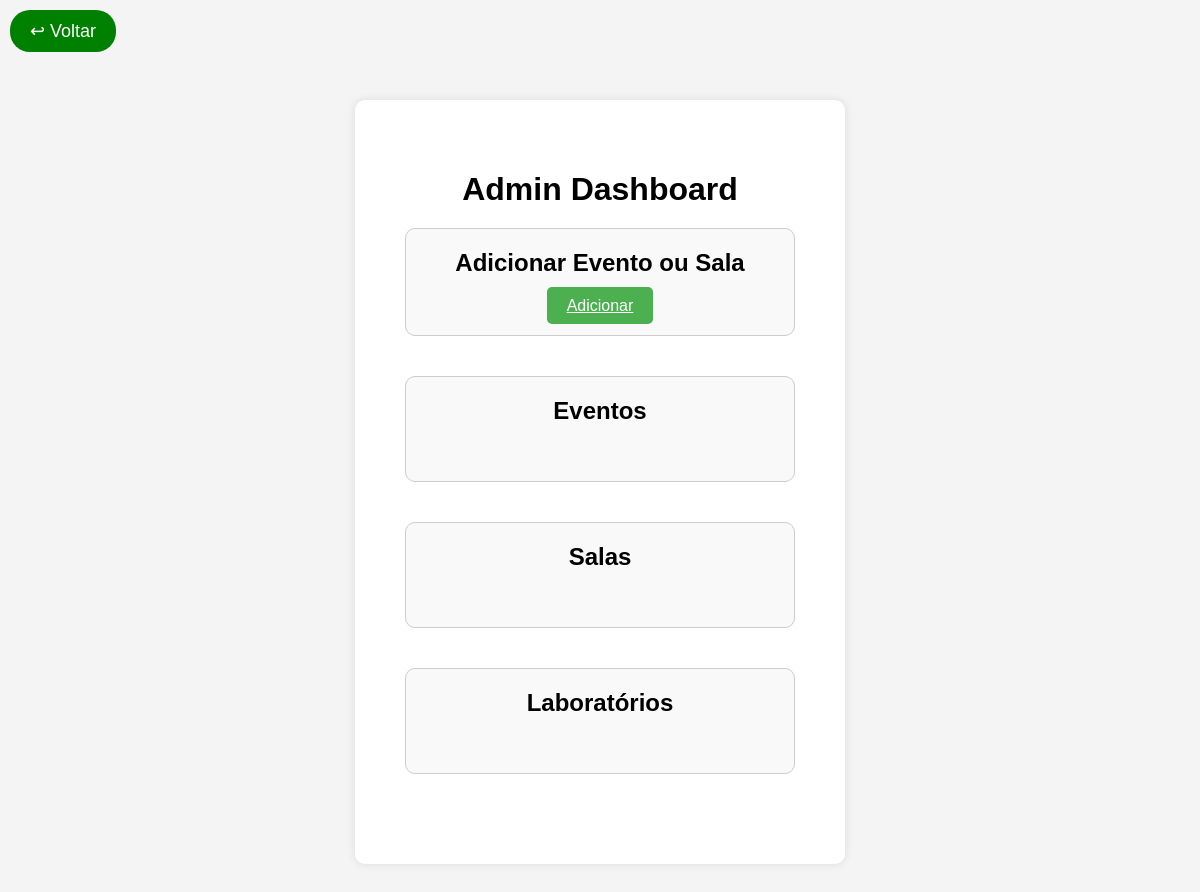
The app's page /admin (signed in), older data.
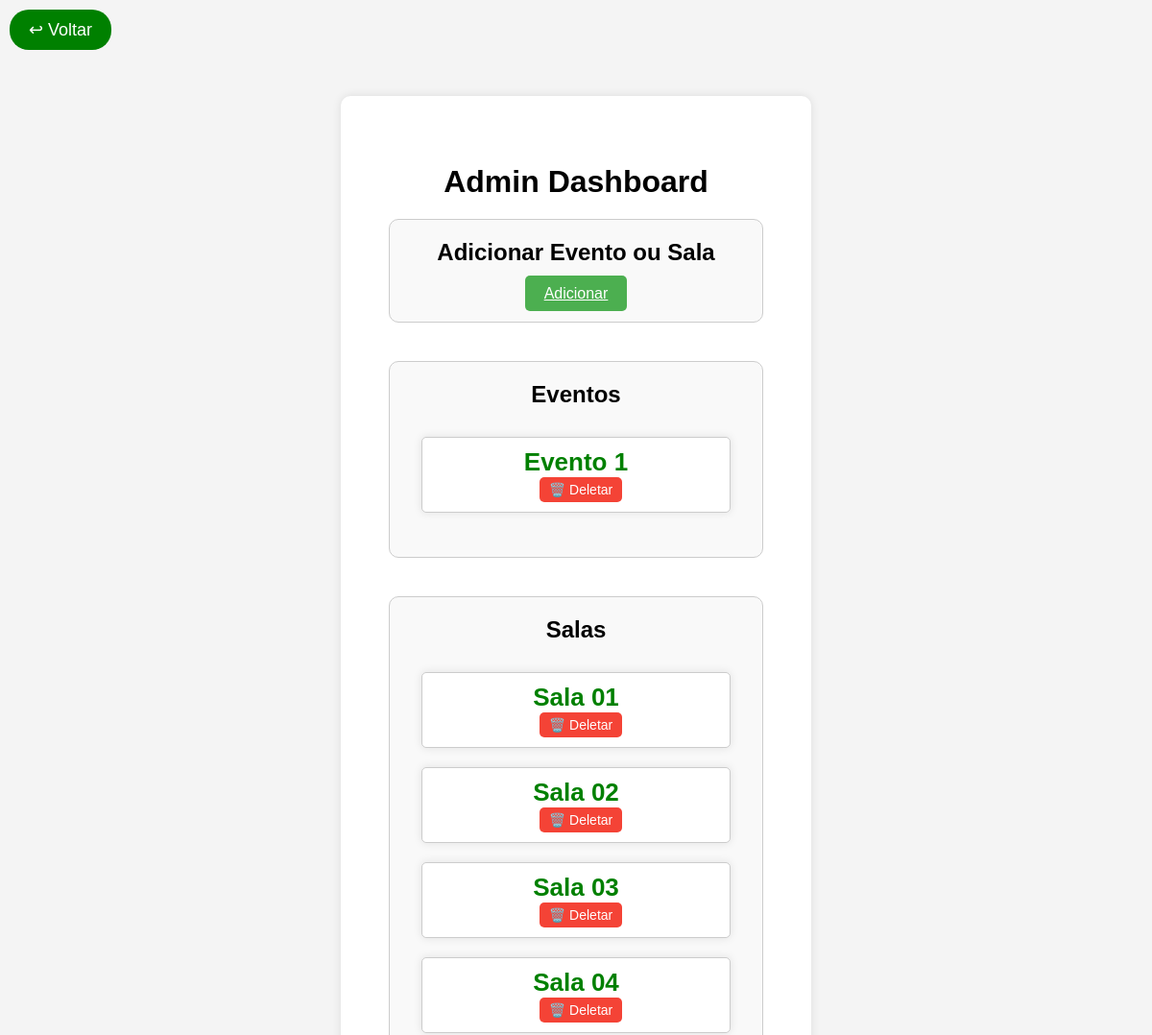
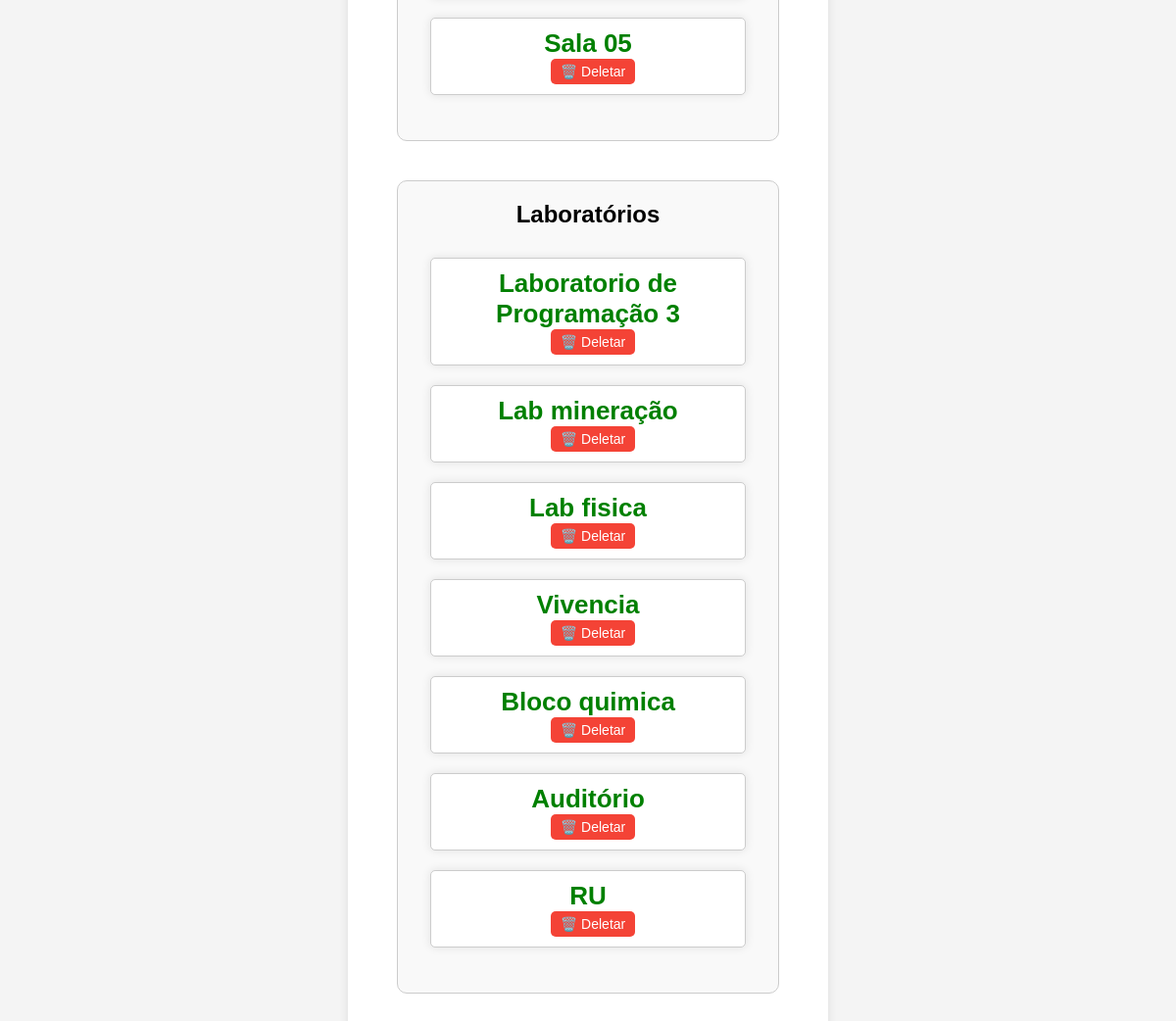
The same page, newer data (2 pictures, top to bottom).
### models.py (models this page shows)
class BaseEvento(db.Model):
    __abstract__ = True  # Não cria tabela diretamente
    id = db.Column(db.Integer, primary_key=True)
    titulo = db.Column(db.String(150), nullable=False)
    descricao = db.Column(db.Text, nullable=False)
    imagem = db.Column(db.String(300), nullable=True)
    tipo = db.Column(db.String(50), nullable=False)

class Evento(BaseEvento):
    __tablename__ = 'eventos'
    tipo = db.Column(db.String(50), default='evento', nullable=False)

class Sala(BaseEvento):
    __tablename__ = 'salas'
    capacidade = db.Column(db.Integer, nullable=True)  # Capacidade da sala
    tipo = db.Column(db.String(50), default='sala', nullable=False)

class Laboratorio(BaseEvento):
    __tablename__ = 'laboratorios'
    equipamentos = db.Column(db.String(500), nullable=True)  # Lista de equipamentos disponíveis
    tipo = db.Column(db.String(50), default='laboratorio', nullable=False)

### routes.py (the view)
@routes.route('/admin')
@login_required
def admin_dashboard():
    eventos = Evento.query.all()
    salas = Sala.query.all()
    laboratorios = Laboratorio.query.all()
    return render_template('admin_dashboard.html', eventos=eventos, salas=salas, laboratorios=laboratorios)

### facade.py (called while the page is built)
        @self.login_manager.user_loader
        def load_user(user_id):
            if user_id == MasterUser().username:
                return MasterUser()
            return User.query.get(int(user_id))

### templates/admin_dashboard.html (shortened to what this page needs)
<!DOCTYPE html>
<html lang="pt-br">
<head>
    <link rel="stylesheet" href="{{ url_for('static', filename='css/styles.css') }}">
    <link rel="stylesheet" href="https://cdn.jsdelivr.net/npm/simple-keyboard/build/css/index.css">
</head>
<body>
    <div class="button-container">
        <button class="back-button" onclick="window.location.href='/'">↩ Voltar</button>
    </div>
    <div class="container admin-dashboard">
        <h1>Admin Dashboard</h1>
        <div class="section">
            <h2>Adicionar Evento ou Sala</h2>
            <a href="{{ url_for('routes.adicionar') }}" class="normal-button">Adicionar</a>
        </div>
        <div class="container-listas">
            <div class="section">
                <h2>Eventos</h2>
                <ul class="lista-eventos">
                    {% for evento in eventos %}
                        <li class="evento-item">
                            <a href="{{ url_for('routes.detalhes_evento', evento_id=evento.id) }}">{{ evento.titulo }}</a>
                            <form method="POST" action="{{ url_for('routes.deletar_item', item_id=evento.id, tipo='evento') }}">
                                <button type="submit" class="delete-button">🗑️ Deletar</button>
                            </form>
                        </li>
                    {% endfor %}
                </ul>
            </div>
            <div class="section">
                <h2>Salas</h2>
                <ul class="lista-eventos">
                    {% for sala in salas %}
                        <li class="evento-item">
                            <a href="{{ url_for('routes.detalhes_evento', evento_id=sala.id) }}">{{ sala.titulo }}</a>
                            <form method="POST" action="{{ url_for('routes.deletar_item', item_id=sala.id, tipo='sala') }}">
                                <button type="submit" class="delete-button">🗑️ Deletar</button>
                            </form>
                        </li>
                    {% endfor %}
                </ul>
            </div>
            <div class="section">
                <h2>Laboratórios</h2>
                <ul class="lista-eventos">
                    {% for laboratorio in laboratorios %}
                        <li class="evento-item">
                            <a href="{{ url_for('routes.detalhes_evento', evento_id=laboratorio.id) }}">{{ laboratorio.titulo }}</a>
                            <form method="POST" action="{{ url_for('routes.deletar_item', item_id=laboratorio.id, tipo='laboratorio') }}">
                                <button type="submit" class="delete-button">🗑️ Deletar</button>
                            </form>
                        </li>
                    {% endfor %}
                </ul>
            </div>
        </div>
    </div>
</body>
</html>

### static/css/styles.css (style rules this page uses)
body { font-family: Arial, sans-serif; text-align: center; background-color: #f4f4f4; margin: 0; padding: 0; }
.container { width: 390px; margin: 100px auto; padding: 50px; background: white; border-radius: 10px; box-shadow: 0 0 10px rgba(0, 0, 0, 0.1); position: relative; }
h1 { margin-bottom: 20px; }
.normal-button { padding: 10px; background: green; color: white; border: none; border-radius: 5px; cursor: pointer; }
.button-container { position: absolute; top: 10px; left: 10px; display: flex; align-items: center; gap: 10px; }
.back-button { display: flex; align-items: center; background: green; border: none; border-radius: 20px; cursor: pointer; font-size: 18px; color: white; padding: 10px 20px; width: auto; }
.lista-eventos { list-style: none; padding: 0; margin-top: 20px; display: flex; flex-direction: column; align-items: center; }
.evento-item { background: white; border-radius: 10px; box-shadow: 0 0 10px rgba(0, 0, 0, 0.1); padding: 12px 20px; margin: 10px 0; width: 300px; text-align: center; }
.evento-item a { text-decoration: none; font-size: 26px; font-weight: bold; color: green; }
.delete-button { background-color: red; color: white; border: none; padding: 5px 10px; cursor: pointer; font-size: 14px; border-radius: 3px; margin-left: 10px; }
.evento-item { text-align: center; }
.admin-dashboard .section { margin-bottom: 40px; padding: 20px; border: 1px solid #ccc; border-radius: 10px; background-color: #f9f9f9; }
.admin-dashboard .section h2 { margin-top: 0; }
.admin-dashboard .normal-button { padding: 10px 20px; background-color: #4CAF50; color: white; border: none; border-radius: 5px; cursor: pointer; }
.admin-dashboard .delete-button { background-color: #f44336; color: white; border: none; border-radius: 5px; cursor: pointer; padding: 5px 10px; }
.admin-dashboard .lista-eventos { list-style-type: none; padding: 0; }
.admin-dashboard .evento-item { margin-bottom: 10px; padding: 10px; border: 1px solid #ccc; border-radius: 5px; background-color: #fff; }

Row changes from the older to the newer data that the page shows:
added Evento: titulo "Evento 1"
added Sala: titulo "Sala 01"
added Sala: titulo "Sala 02"
added Sala: titulo "Sala 03"
added Sala: titulo "Sala 04"
added Sala: titulo "Sala 05"
added Laboratorio: titulo "Laboratorio de Programação 3"
added Laboratorio: titulo "Lab mineração"
added Laboratorio: titulo "Lab fisica"
added Laboratorio: titulo "Vivencia"
added Laboratorio: titulo "Bloco quimica"
added Laboratorio: titulo "Auditório"
added Laboratorio: titulo "RU"
